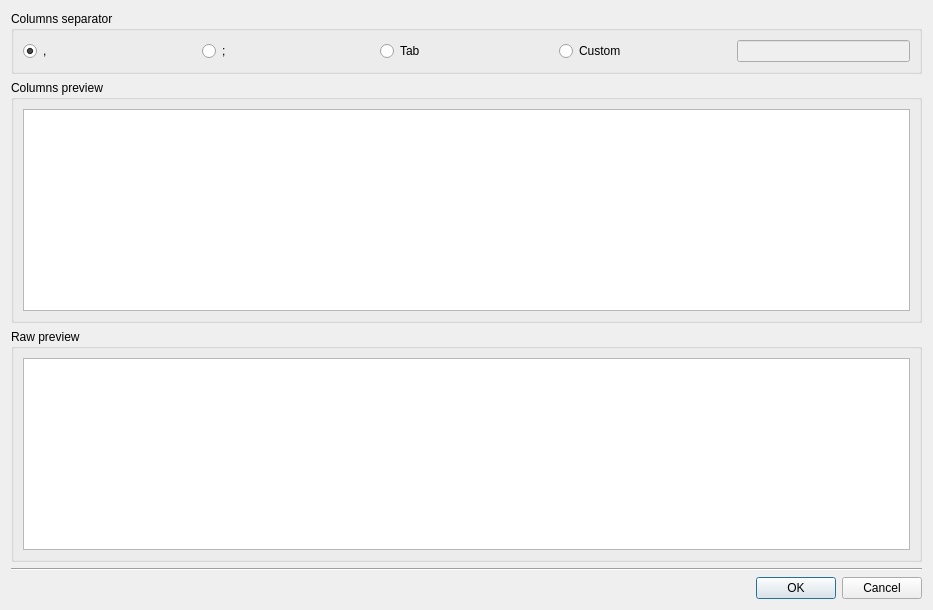
<?xml version="1.0" encoding="UTF-8"?>
<ui version="4.0">
 <class>CCSVImportDialog</class>
 <widget class="QDialog" name="CCSVImportDialog">
  <property name="geometry">
   <rect>
    <x>0</x>
    <y>0</y>
    <width>933</width>
    <height>610</height>
   </rect>
  </property>
  <property name="windowTitle">
   <string>Import from CSV</string>
  </property>
  <layout class="QVBoxLayout" name="verticalLayout">
   <item>
    <widget class="QGroupBox" name="groupBox">
     <property name="sizePolicy">
      <sizepolicy hsizetype="Preferred" vsizetype="Maximum">
       <horstretch>0</horstretch>
       <verstretch>0</verstretch>
      </sizepolicy>
     </property>
     <property name="title">
      <string>Columns separator</string>
     </property>
     <property name="flat">
      <bool>true</bool>
     </property>
     <layout class="QHBoxLayout" name="horizontalLayout">
      <item>
       <widget class="QRadioButton" name="CommaDelim">
        <property name="text">
         <string>,</string>
        </property>
        <property name="checked">
         <bool>true</bool>
        </property>
       </widget>
      </item>
      <item>
       <widget class="QRadioButton" name="PointCommaDelim">
        <property name="text">
         <string>;</string>
        </property>
       </widget>
      </item>
      <item>
       <widget class="QRadioButton" name="TabDelim">
        <property name="text">
         <string>Tab</string>
        </property>
       </widget>
      </item>
      <item>
       <widget class="QRadioButton" name="CustomDelim">
        <property name="text">
         <string>Custom</string>
        </property>
       </widget>
      </item>
      <item>
       <widget class="QLineEdit" name="CustomDelimEdit">
        <property name="enabled">
         <bool>false</bool>
        </property>
        <property name="sizePolicy">
         <sizepolicy hsizetype="Ignored" vsizetype="Fixed">
          <horstretch>0</horstretch>
          <verstretch>0</verstretch>
         </sizepolicy>
        </property>
        <property name="maxLength">
         <number>10</number>
        </property>
       </widget>
      </item>
     </layout>
    </widget>
   </item>
   <item>
    <widget class="QGroupBox" name="groupBox_2">
     <property name="title">
      <string>Columns preview</string>
     </property>
     <property name="flat">
      <bool>true</bool>
     </property>
     <layout class="QHBoxLayout" name="horizontalLayout_2">
      <item>
       <widget class="CEasyTableWidget" name="PreviewTable">
        <property name="sizePolicy">
         <sizepolicy hsizetype="Expanding" vsizetype="MinimumExpanding">
          <horstretch>0</horstretch>
          <verstretch>0</verstretch>
         </sizepolicy>
        </property>
       </widget>
      </item>
     </layout>
    </widget>
   </item>
   <item>
    <widget class="QGroupBox" name="groupBox_3">
     <property name="sizePolicy">
      <sizepolicy hsizetype="Preferred" vsizetype="Maximum">
       <horstretch>0</horstretch>
       <verstretch>0</verstretch>
      </sizepolicy>
     </property>
     <property name="title">
      <string>Raw preview</string>
     </property>
     <property name="flat">
      <bool>true</bool>
     </property>
     <layout class="QHBoxLayout" name="horizontalLayout_3">
      <item>
       <widget class="QTextBrowser" name="RawPreview"/>
      </item>
     </layout>
    </widget>
   </item>
   <item>
    <widget class="Line" name="line">
     <property name="orientation">
      <enum>Qt::Horizontal</enum>
     </property>
    </widget>
   </item>
   <item>
    <widget class="QDialogButtonBox" name="ButtonBox">
     <property name="orientation">
      <enum>Qt::Horizontal</enum>
     </property>
     <property name="standardButtons">
      <set>QDialogButtonBox::Cancel|QDialogButtonBox::Ok</set>
     </property>
    </widget>
   </item>
  </layout>
 </widget>
 <customwidgets>
  <customwidget>
   <class>CEasyTableWidget</class>
   <extends>QTableWidget</extends>
   <header location="global">commonui/CEasyTableWidget.h</header>
  </customwidget>
 </customwidgets>
 <tabstops>
  <tabstop>CommaDelim</tabstop>
  <tabstop>PointCommaDelim</tabstop>
  <tabstop>TabDelim</tabstop>
  <tabstop>PreviewTable</tabstop>
 </tabstops>
 <resources/>
 <connections>
  <connection>
   <sender>ButtonBox</sender>
   <signal>accepted()</signal>
   <receiver>CCSVImportDialog</receiver>
   <slot>accept()</slot>
   <hints>
    <hint type="sourcelabel">
     <x>248</x>
     <y>254</y>
    </hint>
    <hint type="destinationlabel">
     <x>157</x>
     <y>274</y>
    </hint>
   </hints>
  </connection>
  <connection>
   <sender>ButtonBox</sender>
   <signal>rejected()</signal>
   <receiver>CCSVImportDialog</receiver>
   <slot>reject()</slot>
   <hints>
    <hint type="sourcelabel">
     <x>316</x>
     <y>260</y>
    </hint>
    <hint type="destinationlabel">
     <x>286</x>
     <y>274</y>
    </hint>
   </hints>
  </connection>
 </connections>
</ui>
